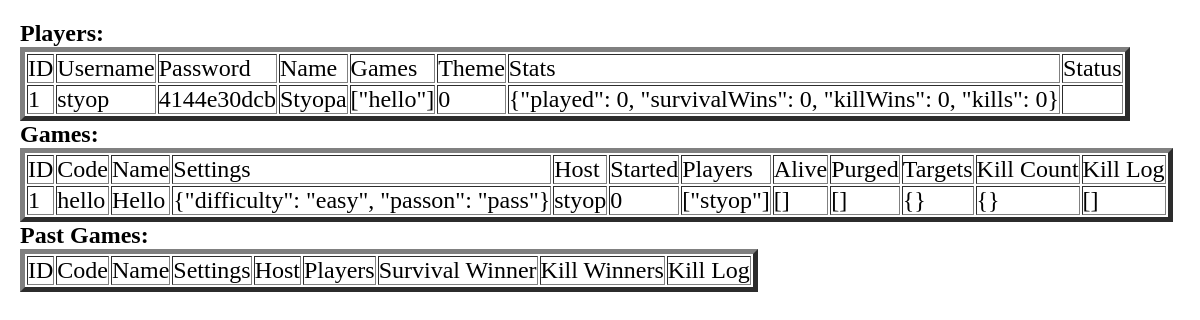
Page /debug/ on the committed database.
### tables this page shows
CREATE TABLE Players (     id INTEGER PRIMARY KEY AUTOINCREMENT,     user TEXT NOT NULL,     password TEXT NOT NULL,     name TEXT NOT NULL,     games TEXT NOT NULL,     theme INT NOT NULL,     stats TEXT NOT NULL,     status TEXT);

CREATE TABLE Games (     id INTEGER PRIMARY KEY AUTOINCREMENT,     code TEXT NOT NULL,     name TEXT NOT NULL,    settings TEXT NOT NULL,     host TEXT NOT NULL,     started BOOLEAN NOT NULL CHECK (started IN (0,1)),     players TEXT NOT NULL,     alive TEXT NOT NULL,     purged TEXT NOT NULL,     targets TEXT NOT NULL,     killCount TEXT NOT NULL,     killLog TEXT NOT NULL);

### app.py (the view)
@app.route('/debug/')
def debug():
    with sqlite3.connect("database.db") as con:
        con.row_factory = sqlite3.Row
        cur = con.cursor()
        cur.execute("SELECT * from Players")
        playerRows = cur.fetchall()   #rows of the Players table
        cur.execute("SELECT * from Games")
        gameRows = cur.fetchall()   #rows of the Games table
        cur.execute("SELECT * from pastGames")
        pastRows = cur.fetchall()   #rows of the pastGames table
    return render_template('debug.html', playerRows = playerRows, gameRows = gameRows, pastRows=pastRows)

### templates/debug.html (shortened to what this page needs)
<!DOCTYPE html>
<html lang="en">
<head>
    <link rel="stylesheet" href="{{ url_for('static', filename='css/main.css') }}">
    <link rel="stylesheet" href="{{ url_for('static', filename='css/debug.css') }}">
</head>
<body>
    <h2>Players:</h2>
    <table border=5>
        <thead>
        <td>ID</td>
        <td>Username</td>
        <td>Password</td>
        <td>Name</td>
        <td>Games</td>
        <td>Theme</td>
        <td>Stats</td>
        <td>Status</td>
        </thead>
        {% for row in playerRows %}
        <tr>
        <td>{{row["id"]}}</td>
        <td>{{row["user"]}}</td>
        <td>{{row["password"][:10]}}</td>
        <td>{{row["name"]}}</td>
        <td>{{row["games"]}}</td>
        <td>{{row["theme"]}}</td>
        <td>{{row["stats"]}}</td>
        <td>{{row["status"]}}</td>
        </tr>
        {% endfor %}
        </table>
        <h2>Games:</h2>
        <table border=5>
            <thead>
            <td>ID</td>
            <td>Code</td>
            <td>Name</td>
            <td>Settings</td>
            <td>Host</td>
            <td>Started</td>
            <td>Players</td>
            <td>Alive</td>
            <td>Purged</td>
            <td>Targets</td>
            <td>Kill Count</td>
            <td>Kill Log</td>
            </thead>
            {% for row in gameRows %}
            <tr>
            <td>{{row["id"]}}</td>
            <td>{{row["code"]}}</td>
            <td>{{row["name"]}}</td>
            <td>{{row["settings"]}}</td>
            <td>{{row["host"]}}</td>
            <td>{{row["started"]}}</td>
            <td>{{row["players"]}}</td>
            <td>{{row["alive"]}}</td>
            <td>{{row["purged"]}}</td>
            <td>{{row["targets"]}}</td>
            <td>{{row["killCount"]}}</td>
            <td>{{row["killLog"]}}</td>
            </tr>
            {% endfor %}
            </table>
            <h2>Past Games:</h2>
            <table border=5>
                <thead>
                <td>ID</td>
                <td>Code</td>
                <td>Name</td>
                <td>Settings</td>
                <td>Host</td>
                <td>Players</td>
                <td>Survival Winner</td>
                <td>Kill Winners</td>
                <td>Kill Log</td>
                </thead>
                </table>
</body>
</html>

### static/css/main.css (style rules this page uses)
* { margin: 0; padding: 0; font-family: 'Consolas', 'Palatino', Times, serif; font-size: x-large; }
html { height: 100%; }

### static/css/debug.css (style rules this page uses)
body { background: none; margin: 20px; }
* { font-family: unset; }

### rows in the picture
Players: id "1", user "styop", password "4144e30dcb", name "Styopa", games "[\"hello\"]", theme "0", stats "{\"played\": 0, \"survivalWins\": 0, \"killWins\": 0, \"kills\": 0}"
Games: id "1", code "hello", name "Hello", settings "{\"difficulty\": \"easy\", \"passon\": \"pass\"}", host "styop", started "0", players "[\"styop\"]", alive "[]", purged "[]", targets "{}", killCount "{}", killLog "[]"
